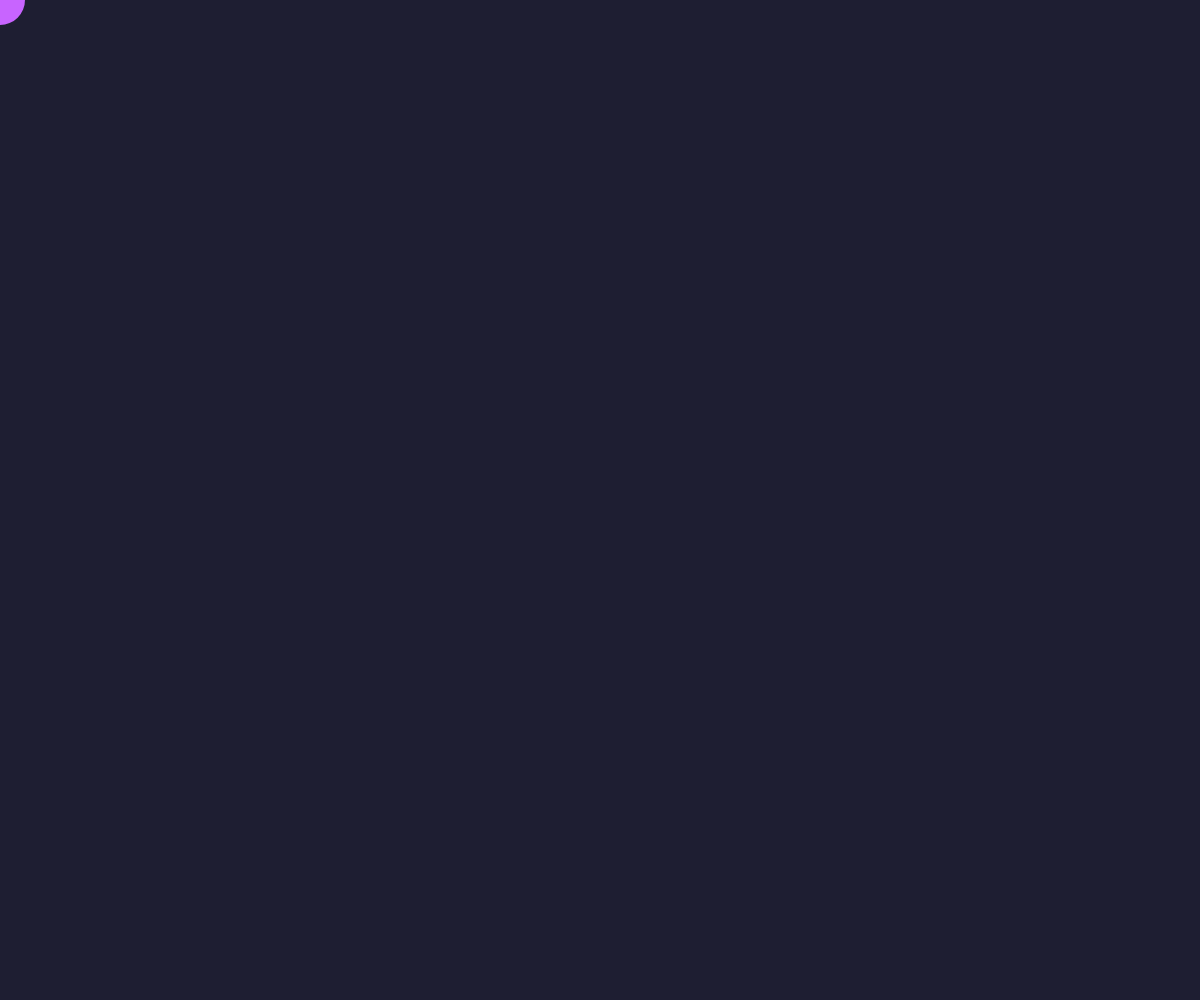
Frame 1 (no input)
Frame 60 (no input): identical to frame 1, image omitted
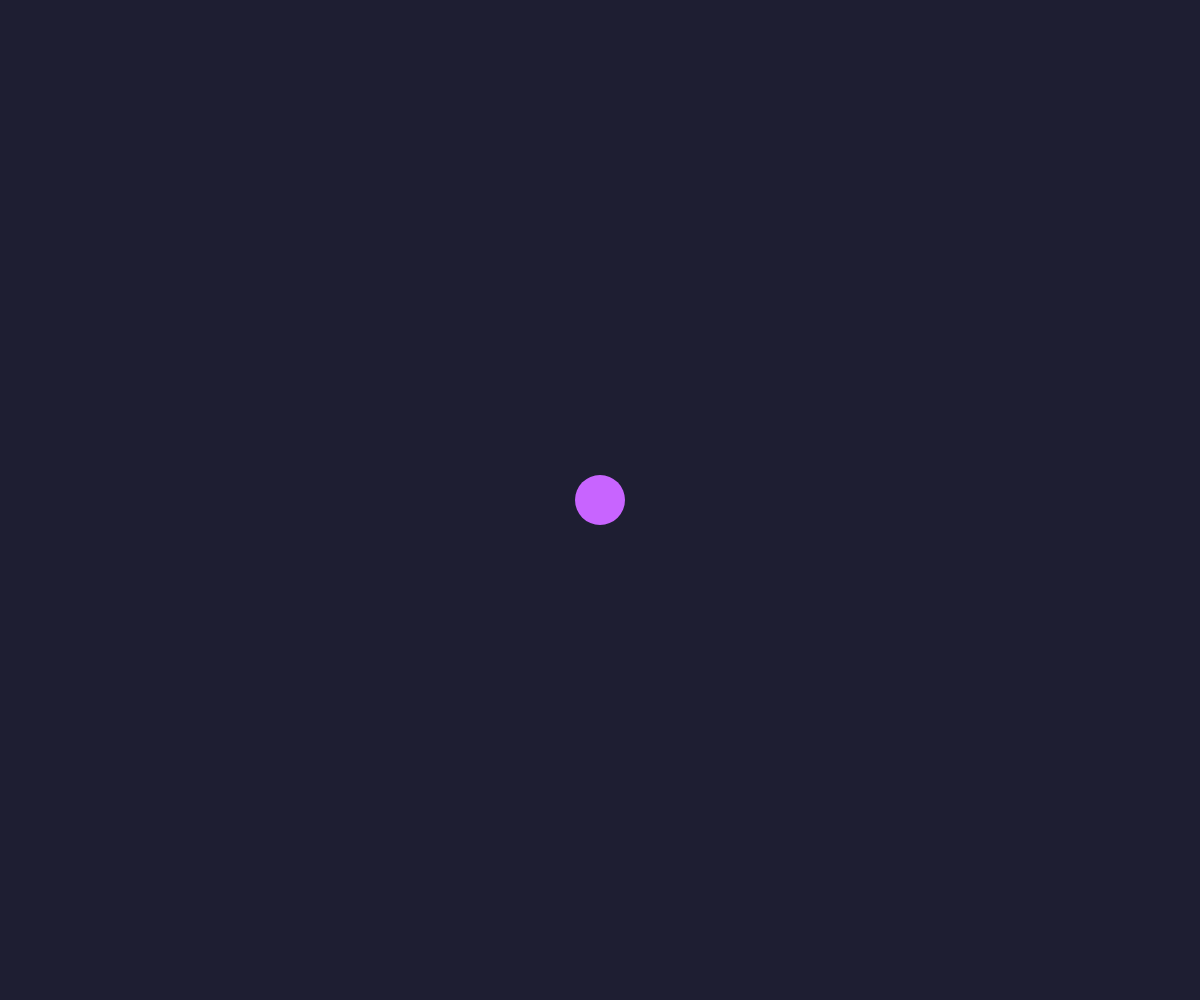
Frame 120 (the mouse pressed at the canvas centre since frame 60)

The p5.js sketch that drew these frames (run headless with seeded random() and noise() and a simulated clock; from frame 60 on, the mouse is pressed at the canvas centre):

// p5.js sketch
// ── sketch.js
function setup() {
  createCanvas(windowWidth, windowHeight);
  background(30);
}

function draw() {
  background(30, 30, 50); // Subtle background color
  fill(200, 100, 255);
  noStroke();
  ellipse(mouseX, mouseY, 50, 50); // Circle that follows the mouse
}
